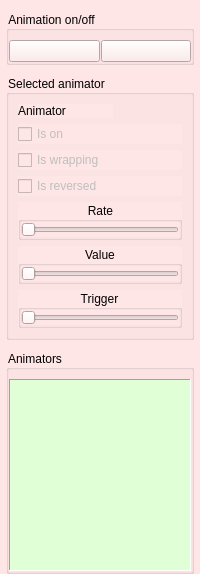
        <widget class="QWidget" name="animation_tab">
         <property name="sizePolicy">
          <sizepolicy hsizetype="Fixed" vsizetype="Fixed">
           <horstretch>0</horstretch>
           <verstretch>0</verstretch>
          </sizepolicy>
         </property>
         <property name="styleSheet">
          <string>background-color: rgb(255, 230, 230);</string>
         </property>
         <attribute name="title">
          <string>Animate</string>
         </attribute>
         <layout class="QVBoxLayout" name="verticalLayout_10">
          <property name="spacing">
           <number>10</number>
          </property>
          <property name="leftMargin">
           <number>6</number>
          </property>
          <property name="rightMargin">
           <number>6</number>
          </property>
          <property name="bottomMargin">
           <number>0</number>
          </property>
          <item>
           <widget class="QGroupBox" name="groupBox_11">
            <property name="sizePolicy">
             <sizepolicy hsizetype="Minimum" vsizetype="Minimum">
              <horstretch>0</horstretch>
              <verstretch>0</verstretch>
             </sizepolicy>
            </property>
            <property name="title">
             <string>Animation on/off</string>
            </property>
            <property name="flat">
             <bool>true</bool>
            </property>
            <property name="checkable">
             <bool>false</bool>
            </property>
            <property name="checked">
             <bool>false</bool>
            </property>
            <layout class="QHBoxLayout" name="horizontalLayout_27">
             <property name="spacing">
              <number>1</number>
             </property>
             <property name="leftMargin">
              <number>0</number>
             </property>
             <property name="rightMargin">
              <number>0</number>
             </property>
             <property name="bottomMargin">
              <number>0</number>
             </property>
             <item>
              <widget class="QPushButton" name="p_button_animation_local_toggle_">
               <property name="sizePolicy">
                <sizepolicy hsizetype="Minimum" vsizetype="Minimum">
                 <horstretch>0</horstretch>
                 <verstretch>0</verstretch>
                </sizepolicy>
               </property>
               <property name="toolTip">
                <string>Start/stop animation</string>
               </property>
               <property name="statusTip">
                <string>Start/stop animation</string>
               </property>
               <property name="whatsThis">
                <string>Animation start/stop button</string>
               </property>
               <property name="text">
                <string/>
               </property>
               <property name="icon">
                <iconset resource="heat_simd.qrc">
                 <normaloff>:/heat_simd/Icons/play5r_48.png</normaloff>
                 <normalon>:/heat_simd/Icons/pause4r_48.png</normalon>
                 <disabledoff>:/heat_simd/Icons/play5_disabled_48.png</disabledoff>:/heat_simd/Icons/play5r_48.png</iconset>
               </property>
               <property name="iconSize">
                <size>
                 <width>44</width>
                 <height>44</height>
                </size>
               </property>
               <property name="checkable">
                <bool>true</bool>
               </property>
               <property name="autoDefault">
                <bool>false</bool>
               </property>
               <property name="flat">
                <bool>false</bool>
               </property>
              </widget>
             </item>
             <item>
              <widget class="QPushButton" name="p_button_animation_local_step_">
               <property name="sizePolicy">
                <sizepolicy hsizetype="Minimum" vsizetype="Minimum">
                 <horstretch>0</horstretch>
                 <verstretch>0</verstretch>
                </sizepolicy>
               </property>
               <property name="toolTip">
                <string>Single step animation</string>
               </property>
               <property name="statusTip">
                <string>Single step animation</string>
               </property>
               <property name="whatsThis">
                <string>Single step animation button</string>
               </property>
               <property name="text">
                <string/>
               </property>
               <property name="icon">
                <iconset resource="heat_simd.qrc">
                 <normaloff>:/heat_simd/Icons/step4r_48.png</normaloff>:/heat_simd/Icons/step4r_48.png</iconset>
               </property>
               <property name="iconSize">
                <size>
                 <width>44</width>
                 <height>44</height>
                </size>
               </property>
               <property name="autoDefault">
                <bool>false</bool>
               </property>
              </widget>
             </item>
            </layout>
           </widget>
          </item>
          <item>
           <widget class="QGroupBox" name="p_gbox_selected_animator_">
            <property name="sizePolicy">
             <sizepolicy hsizetype="Minimum" vsizetype="Minimum">
              <horstretch>0</horstretch>
              <verstretch>0</verstretch>
             </sizepolicy>
            </property>
            <property name="title">
             <string>Selected animator</string>
            </property>
            <layout class="QVBoxLayout" name="verticalLayout_59">
             <item>
              <widget class="QLabel" name="p_label_animator_name_">
               <property name="maximumSize">
                <size>
                 <width>95</width>
                 <height>16777215</height>
                </size>
               </property>
               <property name="text">
                <string notr="true">Animator</string>
               </property>
               <property name="textFormat">
                <enum>Qt::PlainText</enum>
               </property>
               <property name="scaledContents">
                <bool>true</bool>
               </property>
               <property name="wordWrap">
                <bool>false</bool>
               </property>
              </widget>
             </item>
             <item>
              <widget class="QCheckBox" name="p_checkb_animator_is_on_">
               <property name="enabled">
                <bool>false</bool>
               </property>
               <property name="text">
                <string>Is on</string>
               </property>
              </widget>
             </item>
             <item>
              <widget class="QCheckBox" name="p_checkb_animator_is_wrapping_">
               <property name="enabled">
                <bool>false</bool>
               </property>
               <property name="text">
                <string>Is wrapping</string>
               </property>
              </widget>
             </item>
             <item>
              <widget class="QCheckBox" name="p_checkb_animator_is_reversed_">
               <property name="enabled">
                <bool>false</bool>
               </property>
               <property name="text">
                <string>Is reversed</string>
               </property>
              </widget>
             </item>
             <item>
              <widget class="QGroupBox" name="groupBox_13">
               <property name="title">
                <string>Rate</string>
               </property>
               <property name="alignment">
                <set>Qt::AlignCenter</set>
               </property>
               <property name="flat">
                <bool>true</bool>
               </property>
               <layout class="QVBoxLayout" name="verticalLayout_60">
                <property name="spacing">
                 <number>0</number>
                </property>
                <property name="margin">
                 <number>0</number>
                </property>
                <item>
                 <widget class="QSlider" name="p_slider_animator_rate_">
                  <property name="enabled">
                   <bool>false</bool>
                  </property>
                  <property name="orientation">
                   <enum>Qt::Horizontal</enum>
                  </property>
                 </widget>
                </item>
               </layout>
              </widget>
             </item>
             <item>
              <widget class="QGroupBox" name="groupBox_14">
               <property name="title">
                <string>Value</string>
               </property>
               <property name="alignment">
                <set>Qt::AlignCenter</set>
               </property>
               <property name="flat">
                <bool>true</bool>
               </property>
               <layout class="QVBoxLayout" name="verticalLayout_61">
                <property name="spacing">
                 <number>0</number>
                </property>
                <property name="margin">
                 <number>0</number>
                </property>
                <item>
                 <widget class="QSlider" name="p_slider_animator_value_">
                  <property name="enabled">
                   <bool>false</bool>
                  </property>
                  <property name="orientation">
                   <enum>Qt::Horizontal</enum>
                  </property>
                 </widget>
                </item>
               </layout>
              </widget>
             </item>
             <item>
              <widget class="QGroupBox" name="groupBox_15">
               <property name="title">
                <string>Trigger</string>
               </property>
               <property name="alignment">
                <set>Qt::AlignCenter</set>
               </property>
               <property name="flat">
                <bool>true</bool>
               </property>
               <layout class="QVBoxLayout" name="verticalLayout_62">
                <property name="spacing">
                 <number>0</number>
                </property>
                <property name="margin">
                 <number>0</number>
                </property>
                <item>
                 <widget class="QSlider" name="p_slider_animator_trigger_">
                  <property name="enabled">
                   <bool>false</bool>
                  </property>
                  <property name="orientation">
                   <enum>Qt::Horizontal</enum>
                  </property>
                 </widget>
                </item>
               </layout>
              </widget>
             </item>
            </layout>
           </widget>
          </item>
          <item>
           <widget class="QGroupBox" name="groupBox_16">
            <property name="sizePolicy">
             <sizepolicy hsizetype="Minimum" vsizetype="MinimumExpanding">
              <horstretch>0</horstretch>
              <verstretch>0</verstretch>
             </sizepolicy>
            </property>
            <property name="title">
             <string>Animators</string>
            </property>
            <property name="flat">
             <bool>true</bool>
            </property>
            <layout class="QVBoxLayout" name="verticalLayout_13">
             <property name="leftMargin">
              <number>0</number>
             </property>
             <property name="rightMargin">
              <number>0</number>
             </property>
             <property name="bottomMargin">
              <number>0</number>
             </property>
             <item>
              <widget class="QListWidget" name="p_list_animators_">
               <property name="sizePolicy">
                <sizepolicy hsizetype="Ignored" vsizetype="Minimum">
                 <horstretch>0</horstretch>
                 <verstretch>0</verstretch>
                </sizepolicy>
               </property>
               <property name="toolTip">
                <string>List of animators</string>
               </property>
               <property name="statusTip">
                <string>List of animators</string>
               </property>
               <property name="whatsThis">
                <string>List of animators</string>
               </property>
               <property name="autoFillBackground">
                <bool>true</bool>
               </property>
               <property name="styleSheet">
                <string>background-color: rgb(225, 255, 215);</string>
               </property>
               <property name="frameShape">
                <enum>QFrame::Panel</enum>
               </property>
               <property name="horizontalScrollBarPolicy">
                <enum>Qt::ScrollBarAlwaysOff</enum>
               </property>
               <property name="tabKeyNavigation">
                <bool>false</bool>
               </property>
               <property name="showDropIndicator" stdset="0">
                <bool>false</bool>
               </property>
               <property name="dragDropMode">
                <enum>QAbstractItemView::NoDragDrop</enum>
               </property>
               <property name="alternatingRowColors">
                <bool>false</bool>
               </property>
               <property name="selectionMode">
                <enum>QAbstractItemView::NoSelection</enum>
               </property>
               <property name="verticalScrollMode">
                <enum>QAbstractItemView::ScrollPerPixel</enum>
               </property>
               <property name="movement">
                <enum>QListView::Static</enum>
               </property>
               <property name="isWrapping" stdset="0">
                <bool>false</bool>
               </property>
               <property name="resizeMode">
                <enum>QListView::Adjust</enum>
               </property>
               <property name="spacing">
                <number>1</number>
               </property>
               <property name="uniformItemSizes">
                <bool>false</bool>
               </property>
               <property name="wordWrap">
                <bool>false</bool>
               </property>
               <property name="selectionRectVisible">
                <bool>true</bool>
               </property>
              </widget>
             </item>
            </layout>
           </widget>
          </item>
          <item>
           <spacer name="verticalSpacer">
            <property name="orientation">
             <enum>Qt::Vertical</enum>
            </property>
            <property name="sizeType">
             <enum>QSizePolicy::Minimum</enum>
            </property>
            <property name="sizeHint" stdset="0">
             <size>
              <width>0</width>
              <height>0</height>
             </size>
            </property>
           </spacer>
          </item>
         </layout>
        </widget>
